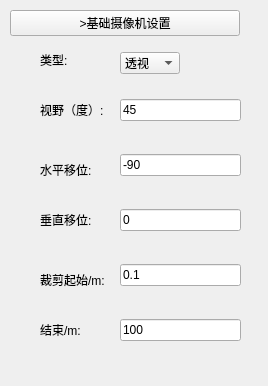
<?xml version="1.0" encoding="UTF-8"?>
<ui version="4.0">
 <class>UiCamera</class>
 <widget class="QWidget" name="UiCamera">
  <property name="geometry">
   <rect>
    <x>0</x>
    <y>0</y>
    <width>268</width>
    <height>386</height>
   </rect>
  </property>
  <property name="windowTitle">
   <string>Form</string>
  </property>
  <widget class="QWidget" name="layoutWidget">
   <property name="geometry">
    <rect>
     <x>10</x>
     <y>10</y>
     <width>251</width>
     <height>371</height>
    </rect>
   </property>
   <layout class="QVBoxLayout" name="vLayout_main">
    <item>
     <widget class="QPushButton" name="btn_Camera">
      <property name="maximumSize">
       <size>
        <width>230</width>
        <height>16777215</height>
       </size>
      </property>
      <property name="text">
       <string>&gt;基础摄像机设置</string>
      </property>
     </widget>
    </item>
    <item>
     <widget class="QWidget" name="widget_camera" native="true">
      <widget class="QLabel" name="label_25">
       <property name="geometry">
        <rect>
         <x>30</x>
         <y>230</y>
         <width>71</width>
         <height>16</height>
        </rect>
       </property>
       <property name="text">
        <string>裁剪起始/m:</string>
       </property>
      </widget>
      <widget class="QLabel" name="label_21">
       <property name="geometry">
        <rect>
         <x>30</x>
         <y>10</y>
         <width>71</width>
         <height>16</height>
        </rect>
       </property>
       <property name="text">
        <string>类型:</string>
       </property>
      </widget>
      <widget class="QLabel" name="label_22">
       <property name="geometry">
        <rect>
         <x>30</x>
         <y>60</y>
         <width>71</width>
         <height>16</height>
        </rect>
       </property>
       <property name="text">
        <string>视野（度）:</string>
       </property>
      </widget>
      <widget class="QComboBox" name="combo_cameraType">
       <property name="geometry">
        <rect>
         <x>110</x>
         <y>10</y>
         <width>60</width>
         <height>22</height>
        </rect>
       </property>
       <item>
        <property name="text">
         <string>透视</string>
        </property>
       </item>
       <item>
        <property name="text">
         <string>正交</string>
        </property>
       </item>
       <item>
        <property name="text">
         <string>全景</string>
        </property>
       </item>
      </widget>
      <widget class="QLabel" name="label_26">
       <property name="geometry">
        <rect>
         <x>30</x>
         <y>280</y>
         <width>71</width>
         <height>16</height>
        </rect>
       </property>
       <property name="text">
        <string>结束/m:</string>
       </property>
      </widget>
      <widget class="QLabel" name="label_23">
       <property name="geometry">
        <rect>
         <x>30</x>
         <y>120</y>
         <width>71</width>
         <height>16</height>
        </rect>
       </property>
       <property name="text">
        <string>水平移位:</string>
       </property>
      </widget>
      <widget class="QLabel" name="label_24">
       <property name="geometry">
        <rect>
         <x>30</x>
         <y>170</y>
         <width>71</width>
         <height>16</height>
        </rect>
       </property>
       <property name="text">
        <string>垂直移位:</string>
       </property>
      </widget>
      <widget class="QWidget" name="layoutWidget">
       <property name="geometry">
        <rect>
         <x>110</x>
         <y>30</y>
         <width>121</width>
         <height>301</height>
        </rect>
       </property>
       <layout class="QVBoxLayout" name="vLayout_camera">
        <item>
         <widget class="QLineEdit" name="lineEdit_cameraFOV">
          <property name="text">
           <string>45</string>
          </property>
         </widget>
        </item>
        <item>
         <widget class="QLineEdit" name="lineEdit_cameraYaw">
          <property name="text">
           <string>-90</string>
          </property>
         </widget>
        </item>
        <item>
         <widget class="QLineEdit" name="lineEdit_cameraPitch">
          <property name="text">
           <string>0</string>
          </property>
         </widget>
        </item>
        <item>
         <widget class="QLineEdit" name="lineEdit_clipNear">
          <property name="text">
           <string>0.1</string>
          </property>
         </widget>
        </item>
        <item>
         <widget class="QLineEdit" name="lineEdit_clipFar">
          <property name="text">
           <string>100</string>
          </property>
         </widget>
        </item>
       </layout>
      </widget>
     </widget>
    </item>
   </layout>
  </widget>
 </widget>
 <resources/>
 <connections/>
</ui>
